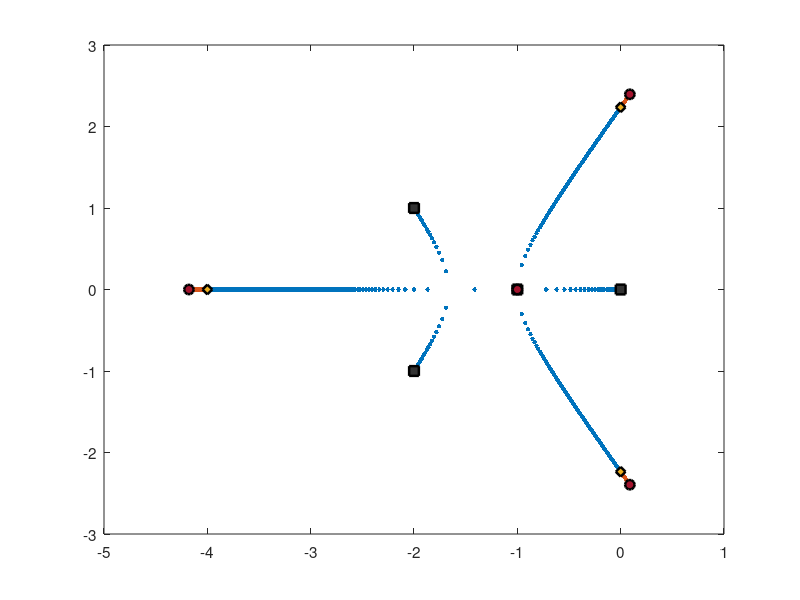

This chart was generated by the following MATLAB code: (Note: this script raises an error after producing the figure.)
pkg load control;

output_dir = fileparts(mfilename('fullpath'));
output_dir = fullfile(fileparts(output_dir), 'processed');
if ~exist(output_dir, 'dir')
  mkdir(output_dir);
endif

set(0, 'defaultfigurevisible', 'off');
set(0, 'defaultaxesfontname', 'Helvetica');
set(0, 'defaulttextfontname', 'Helvetica');
set(0, 'defaultaxesfontsize', 11);
set(0, 'defaultlinelinewidth', 1.8);

function den = main_den(k)
  den = [1 5 9 7 + k 2 + k];
endfunction

function sys = main_sys(k)
  den = main_den(k);
  num = 2 + k;
  sys = tf(num, den);
endfunction

% Figure 1: pole migration range under parameter sweep
k_values = linspace(-2, 22, 241);
stable_real = [];
stable_imag = [];
unstable_real = [];
unstable_imag = [];

for k = k_values
  r = roots(main_den(k));
  if k <= 18
    stable_real = [stable_real; real(r(:))];
    stable_imag = [stable_imag; imag(r(:))];
  else
    unstable_real = [unstable_real; real(r(:))];
    unstable_imag = [unstable_imag; imag(r(:))];
  endif
endfor

fig = figure('position', [80 80 780 540], 'color', 'w');
plot(stable_real, stable_imag, '.', 'color', [0 0.45 0.74], 'markersize', 10);
hold on;
plot(unstable_real, unstable_imag, '.', 'color', [0.85 0.33 0.10], 'markersize', 10);

r_km2 = roots(main_den(-2));
r_k18 = roots(main_den(18));
r_k22 = roots(main_den(22));
plot(real(r_km2), imag(r_km2), 'ks', 'markerfacecolor', [0.20 0.20 0.20], 'markersize', 7);
plot(real(r_k18), imag(r_k18), 'kd', 'markerfacecolor', [0.93 0.69 0.13], 'markersize', 7);
plot(real(r_k22), imag(r_k22), 'ko', 'markerfacecolor', [0.64 0.08 0.18], 'markersize', 7);

xline(0, '--', 'color', [0.35 0.35 0.35], 'linewidth', 1.0);
yline(0, '-', 'color', [0.65 0.65 0.65], 'linewidth', 0.8);
grid on;
axis equal;
xlim([-4.6 0.8]);
ylim([-3.0 3.0]);
xlabel('Real axis');
ylabel('Imag axis');
title('Pole Migration of D(s,k) under Parameter Sweep');
legend({
  'k in [-2, 18] poles',
  'k in (18, 22] poles',
  'boundary point k = -2',
  'boundary point k = 18',
  'unstable point k = 22'
}, 'location', 'southwest');
print(fig, fullfile(output_dir, '3-2-pole-migration.png'), '-dpng', '-r220');
close(fig);

% Figure 2: step responses for representative parameter values
t = 0:0.01:18;
[y12, t12] = step(main_sys(12), t);
[y18, t18] = step(main_sys(18), t);
[y22, t22] = step(main_sys(22), t);

fig = figure('position', [90 90 780 540], 'color', 'w');
plot(t12, y12, 'color', [0 0.45 0.74]);
hold on;
plot(t18, y18, 'color', [0.93 0.69 0.13]);
plot(t22, y22, 'color', [0.85 0.33 0.10]);
grid on;
xlabel('Time (s)');
ylabel('Output');
title('Step Responses for Typical Parameter Values');
legend({
  'k = 12 (stable)',
  'k = 18 (critical boundary)',
  'k = 22 (unstable)'
}, 'location', 'northwest');
print(fig, fullfile(output_dir, '3-2-step-comparison.png'), '-dpng', '-r220');
close(fig);

% Figure 3: bode magnitude near the stability boundary
w = logspace(-2, 2, 600);
[mag4, ~] = bode(main_sys(4), w);
[mag12, ~] = bode(main_sys(12), w);
[mag17d5, ~] = bode(main_sys(17.5), w);

mag4 = squeeze(20 * log10(mag4));
mag12 = squeeze(20 * log10(mag12));
mag17d5 = squeeze(20 * log10(mag17d5));

fig = figure('position', [100 100 780 540], 'color', 'w');
semilogx(w, mag4, 'color', [0.47 0.67 0.19]);
hold on;
semilogx(w, mag12, 'color', [0 0.45 0.74]);
semilogx(w, mag17d5, 'color', [0.85 0.33 0.10]);
grid on;
xlabel('Frequency (rad/s)');
ylabel('Magnitude (dB)');
title('Bode Magnitude near the Stability Boundary');
legend({
  'k = 4',
  'k = 12',
  'k = 17.5'
}, 'location', 'northwest');
print(fig, fullfile(output_dir, '3-2-bode-magnitude.png'), '-dpng', '-r220');
close(fig);
